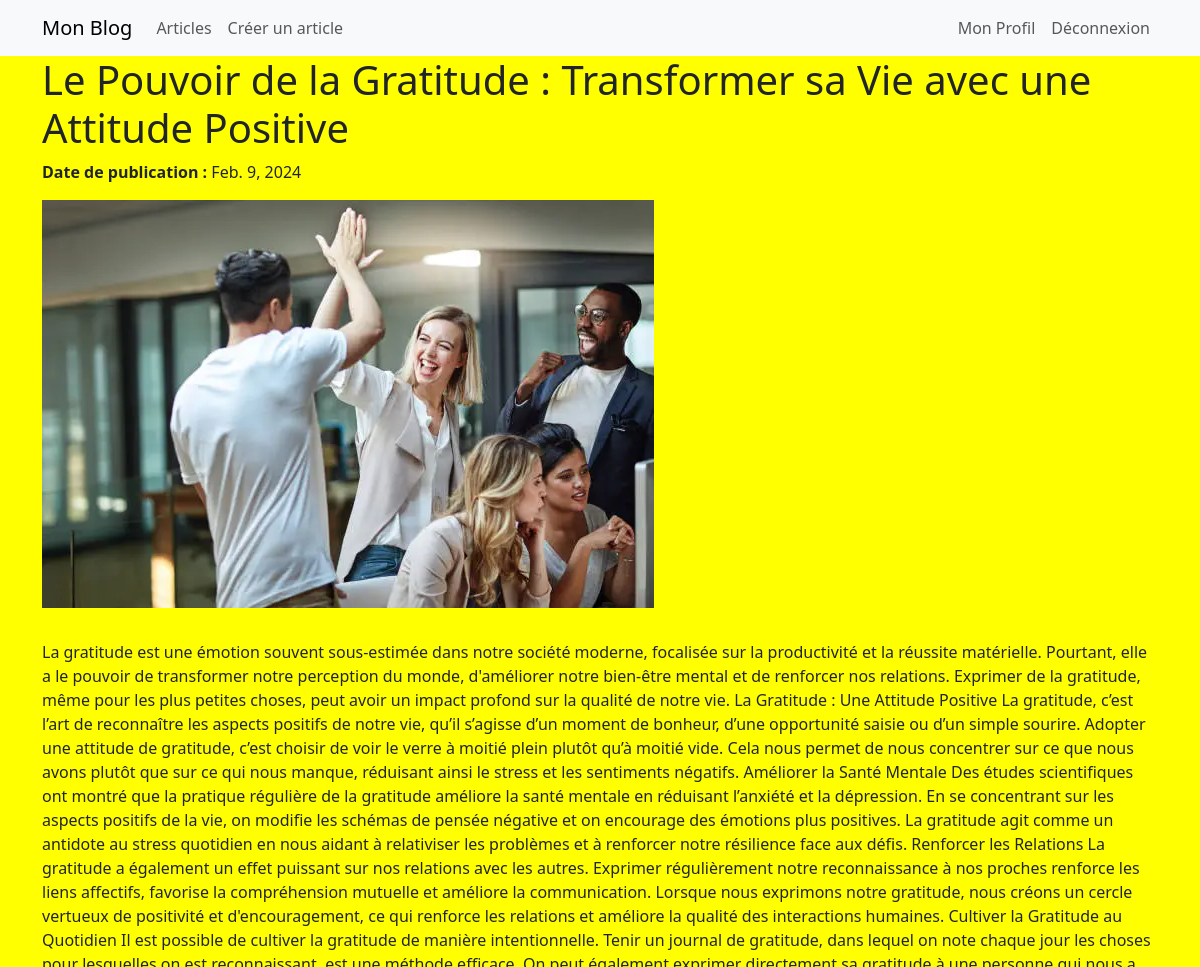
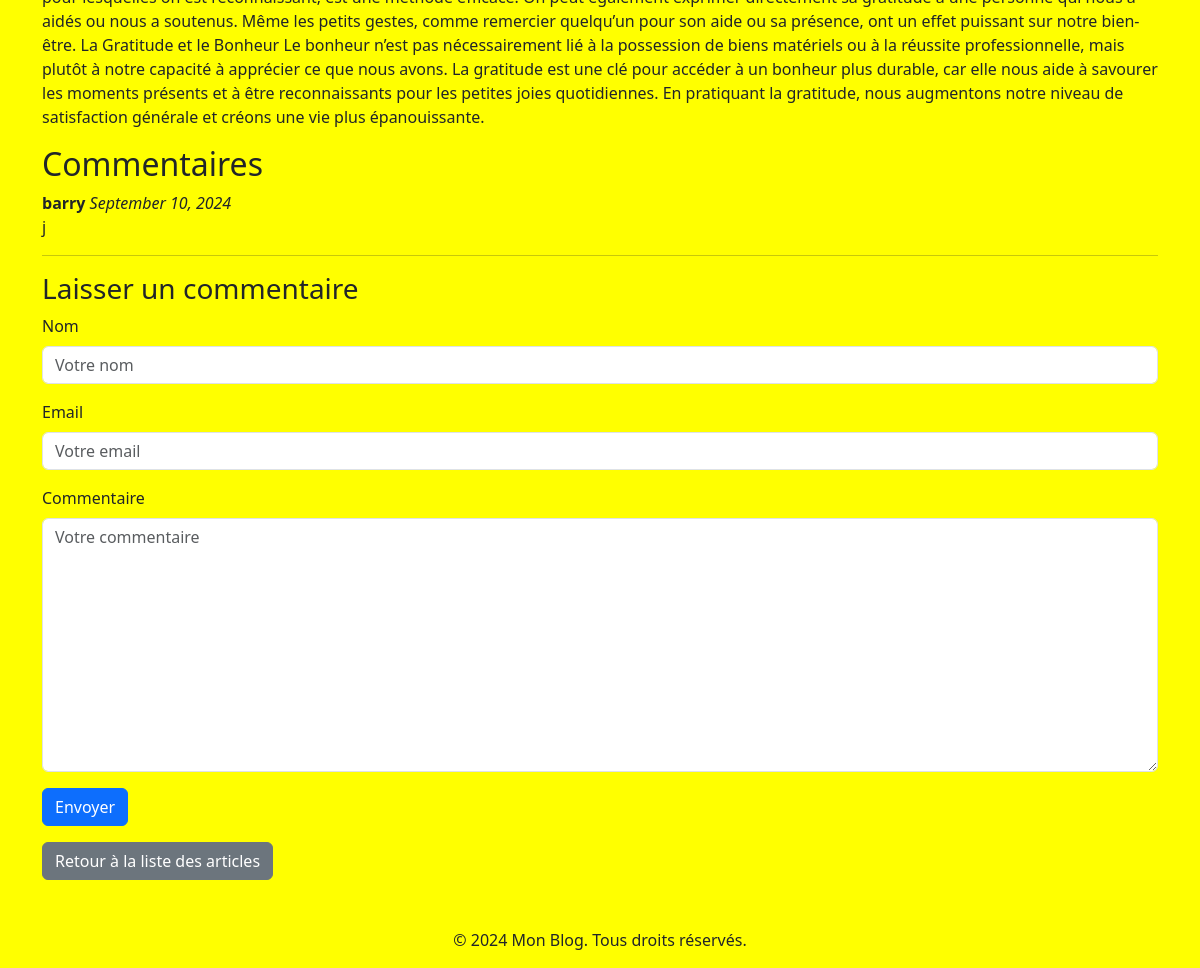
/articles/11/ (signed in), run on the app's committed database (2 pictures, top to bottom).
### articles/models.py (models this page shows, shortened)
class Article(models.Model):
    title = models.CharField(max_length=225)
    summary = models.CharField(max_length=255, null=True, blank=True)
    content = models.TextField()
    date_pub = models.DateField(null=True, blank=True)  # ou auto_now_add=True
    image = models.ImageField(upload_to='articles_images/', null=True, blank=True)

class Comment(models.Model):
    article = models.ForeignKey(Article, on_delete=models.CASCADE, related_name='comments')  # Clé étrangère reliant chaque commentaire à un article spécifique. Si l'article est supprimé, les commentaires associés le seront aussi.
    name = models.CharField(max_length=80)  # Champ pour le nom de la personne qui laisse le commentaire
    email = models.EmailField()  # Champ pour l'email de la personne qui laisse le commentaire
    body = models.TextField()  # Champ pour le contenu du commentaire
    created_on = models.DateTimeField(default=timezone.now)  # Date et heure de création du commentaire
    active = models.BooleanField(default=True)  # Champ booléen pour activer ou désactiver l'affichage du commentaire
    class Meta:
        ordering = ['-created_on']  # Classe les commentaires par date de création décroissante

### articles/views.py (the view)
# urls.py: path('<int:id>/', article_detail, name='article_detail'),
def article_detail(request, id):
    article = get_object_or_404(Article, id=id)
    comments = article.comments.filter(active=True)  # Récupération des commentaires actifs
    if request.method == 'POST':
        comment_form = CommentForm(data=request.POST)
        if comment_form.is_valid():
            new_comment = comment_form.save(commit=False)
            new_comment.article = article
            new_comment.save()
            return redirect('article_detail', id=article.id)  # Redirection après soumission
    else:
        comment_form = CommentForm()
    return render(request, 'articles/article_detail.html', {
        'article': article,
        'comments': comments,
        'comment_form': comment_form,
    })

### articles/forms.py
class CommentForm(forms.ModelForm):
    class Meta:
        model = Comment
        fields = ['name', 'email', 'body']
        widgets = {
            'name': forms.TextInput(attrs={'class': 'form-control', 'placeholder': 'Votre nom'}),
            'email': forms.EmailInput(attrs={'class': 'form-control', 'placeholder': 'Votre email'}),
            'body': forms.Textarea(attrs={'class': 'form-control', 'placeholder': 'Votre commentaire'}),
        }

### articles/templates/articles/article_detail.html (shortened to what this page needs)
{% extends 'base.html' %}
{% block content %}
    <h1>{{ article.title }}</h1>
    <p><strong>Date de publication :</strong> {{ article.date_pub }}</p>
    {% if article.image %}
        <img src="{{ article.image.url }}" alt="Image de {{ article.title }}" class="img-fluid mb-3">
    {% endif %}
    <div class="mt-3">
        <p>{{ article.content }}</p>
    </div>
    <h2>Commentaires</h2>
    {% for comment in comments %}
        <div class="comment mb-3">
            <strong>{{ comment.name }}</strong> <em>{{ comment.created_on|date:"F j, Y" }}</em>
            <p>{{ comment.body }}</p>
            <hr>
        </div>
    {% empty %}
        <p>Il n'y a pas encore de commentaires.</p>
    {% endfor %}
    <h3>Laisser un commentaire</h3>
    {% if user.is_authenticated %}
        <form method="post">
            <div class="mb-3">
                <label for="id_name" class="form-label">Nom</label>
                {{ comment_form.name }}
            </div>
            <div class="mb-3">
                <label for="id_email" class="form-label">Email</label>
                {{ comment_form.email }}
            </div>
            <div class="mb-3">
                <label for="id_body" class="form-label">Commentaire</label>
                {{ comment_form.body }}
            </div>
            <button type="submit" class="btn btn-primary">Envoyer</button>
        </form>
    {% else %}
        <p>Veuillez <a href="{% url 'login' %}">vous connecter</a> pour commenter cet article.</p>
    {% endif %}
    <a href="{% url 'list_articles' %}" class="btn btn-secondary mt-3">Retour à la liste des articles</a>
{% endblock %}

### articles/templates/static/articles/style.css (style rules this page uses)
body { background-color: yellow; }
:root { --bs-blue: #0056b3; }

### data on the page
Article: title "Le Pouvoir de la Gratitude : Transformer sa Vie avec une Attitude Positive", date_pub "Feb. 9, 2024", image (picture), content "La gratitude est une émotion souvent sous-estimée dans notre société moderne, focalisée sur la productivité et la réussite matérielle. Pourtant, elle a le pouvoir de transformer notre perception du monde, d'améliorer notre bien-être mental et de renforcer nos relations. Exprimer de la gratitude, même pour les plus petites choses, peut avoir un impact profond sur la qualité de notre vie. La Gratitude : Une Attitude Positive La gratitude, c’est l’art de reconnaître les aspects positifs de notre vie, qu’il s’agisse d’un moment de bonheur, d’une opportunité saisie ou d’un simple sourire. Adopter une attitude de gratitude, c’est choisir de voir le verre à moitié plein plutôt qu’à moitié vide.…"
Comment: name "barry", created_on "September 10, 2024", body "j"
